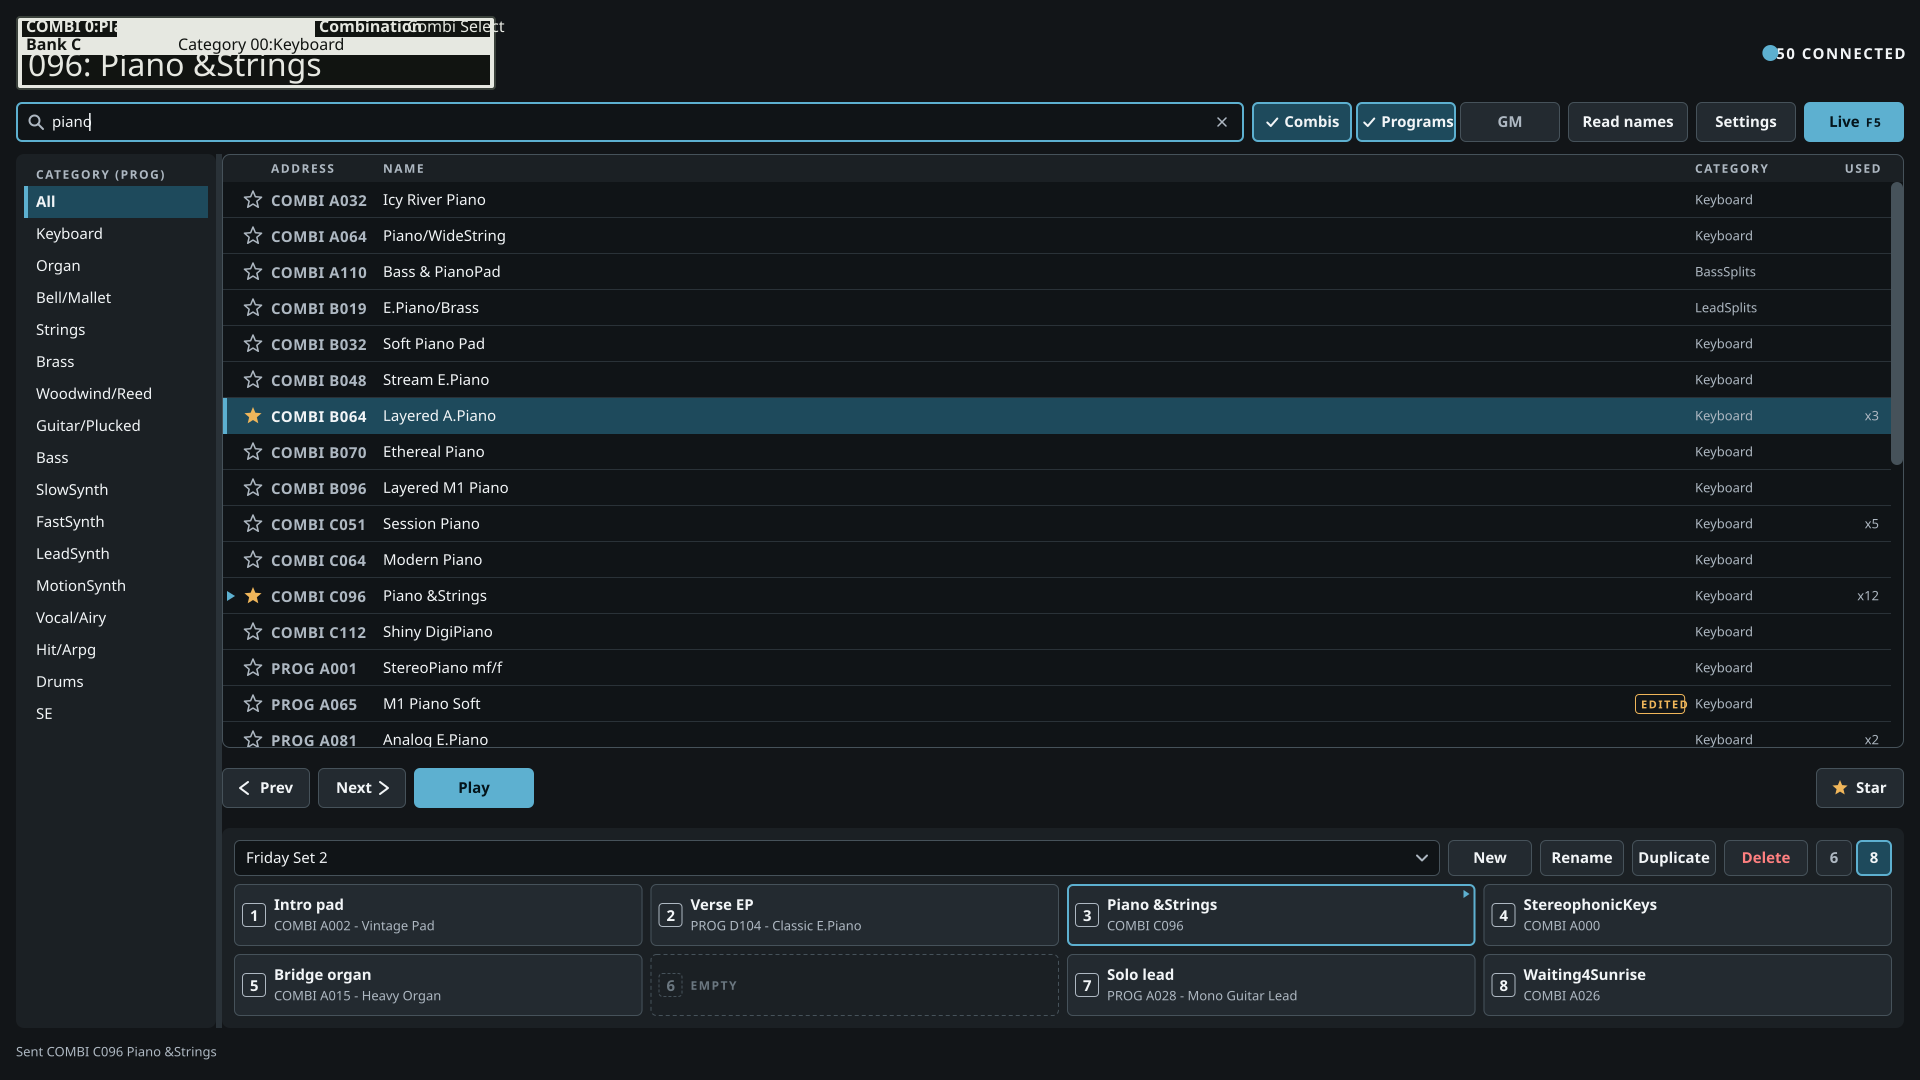

Recreate this plot in Python.
"""Browse view mockup (DESIGN.md section 7). Window client area 1920x1080, 100% scale,
no OS title bar. Search 'piano', Combis + Programs on, GM off."""
import csv
from lib import *

W, H = 1920, 1080
M = 16

PROG_CATS = ['Keyboard', 'Organ', 'Bell/Mallet', 'Strings', 'Brass', 'Woodwind/Reed', 'Guitar/Plucked',
             'Bass', 'SlowSynth', 'FastSynth', 'LeadSynth', 'MotionSynth', 'Vocal/Airy', 'Hit/Arpg',
             'Drums', 'SE']

FAV = {('COMBI', 'B064'), ('PROG', 'B001'), ('COMBI', 'C096')}
USED = {('COMBI', 'C096'): 12, ('COMBI', 'B064'): 3, ('PROG', 'B001'): 7, ('PROG', 'A081'): 2,
        ('COMBI', 'C051'): 5}
EDITED = {('PROG', 'A065'): 'M1 Piano Soft'}
CURRENT = ('COMBI', 'C096')
SELECTED = ('COMBI', 'B064')


def load_rows():
    rows = []
    with open(ROOT + '/data/x50-factory.tsv', encoding='utf-8') as f:
        for ln in f:
            p = ln.rstrip('\n').split('\t')
            kind, bank, num, name, cat = p[0], p[1], p[2], p[3], p[4]
            if bank in ('G', 'g(d)'):
                continue  # GM toggle is off
            if 'piano' not in name.lower():
                continue
            addr = bank + num
            nm = EDITED.get((kind, addr), name)
            rows.append(dict(kind=kind, addr=addr, name=nm, factory=name, cat=cat))
    # catalogue order: COMBI A-C, PROG A-D (G, g(d) hidden here), each by number
    rows.sort(key=lambda r_: (r_['kind'] != 'COMBI', r_['addr'][0], int(r_['addr'][1:])))
    return rows


def button(s, x, y, w, h, label, primary=False, enabled=True, bold=True):
    if primary:
        s.rect(x, y, w, h, fill=C['cyan'], rx=6)
    else:
        s.rect(x, y, w, h, fill=C['panel_raised'], stroke=C['border'], sw=1, rx=6)


def chevron(s, cx, cy, left, col, sw=2):
    d = 4 if left else -4
    s.poly([(cx + d, cy - 6), (cx - d, cy), (cx + d, cy + 6)], stroke=col, sw=sw, close=False, round_=True)


def chk(s, x, y, col):
    s.poly([(x + 1, y + 6.5), (x + 4.5, y + 10), (x + 11, y + 2.5)], stroke=col, sw=2, close=False, round_=True)


def build(outdir):
    log = []
    s = Svg(W, H, C['bg_browse'])
    rows = load_rows()
    log.append('browse: %d matching rows for "piano" (GM excluded), 16 visible' % len(rows))

    # display strip: LCD panel (Pixel Operator, k = 1 at 1x) + connection outside it (DESIGN 7.2)
    import lcd
    SH = 74
    lcd.strip_panel(s, M, M, 1, 'COMBI', 'C096', 'Piano &Strings', 0, 'Keyboard', log)
    label = 'X50 CONNECTED'
    right = W - M
    cyy = M + SH / 2.0
    s.text(right, cyy, label, 'bs', 15, C['text'], anchor='end', trk=1.5)
    tw = adv(label, 'bs', 15, 1.5) - 1.5
    led(s, right - tw - 12 - 8, cyy, 16, True, 3, C['cyan'], C['red'])

    # toolbar ------------------------------------------------------------
    ty = M + 74 + 12
    sw_ = W - 2 * M - (308 + 120 + 100 + 100) - 4 * 8
    s.rect(M, ty, sw_, 40, fill=C['field'], stroke=C['cyan'], sw=2, rx=6)
    # magnifier
    mx, my = M + 12 + 6.5, ty + 20 - 1.5
    s.circle(mx, my, 5, stroke=C['text_dim'], sw=2)
    s.line(mx + 3.6, my + 3.6, mx + 8.5, my + 8.5, C['text_dim'], 2, 'round')
    s.text(M + 36, ty + 20, 'piano', 'ar', 15, C['text'])
    cx = M + 36 + adv('piano', 'ar', 15) + 1
    s.line(cx, ty + 11, cx, ty + 29, C['text'], 1.5)
    # clear x
    qx, qy = M + sw_ - 12 - 20, ty + 10
    s.line(qx + 6, qy + 6, qx + 14, qy + 14, C['text_dim'], 1.5, 'round')
    s.line(qx + 14, qy + 6, qx + 6, qy + 14, C['text_dim'], 1.5, 'round')

    x = M + sw_ + 8
    for lab, on in (('Combis', True), ('Programs', True), ('GM', False)):
        if on:
            s.rect(x, ty, 100, 40, fill=C['sel_row'], stroke=C['cyan'], sw=2, rx=6)
            tw = adv(lab, 'ab', 15)
            tot = 12 + 6 + tw
            x0 = x + (100 - tot) / 2.0
            chk(s, x0, ty + 14, C['text'])
            s.text(x0 + 18, ty + 20, lab, 'ab', 15, C['text'])
        else:
            s.rect(x, ty, 100, 40, fill=C['panel_raised'], stroke=C['border'], sw=1, rx=6)
            s.text(x + 50, ty + 20, lab, 'ab', 15, C['text_dim'], anchor='middle')
        x += 104
    x = M + sw_ + 8 + 308 + 8
    for lab, wd in (('Read names', 120), ('Settings', 100)):
        s.rect(x, ty, wd, 40, fill=C['panel_raised'], stroke=C['border'], sw=1, rx=6)
        s.text(x + wd / 2.0, ty + 20, lab, 'ab', 15, C['text'], anchor='middle')
        x += wd + 8
    s.rect(x, ty, 100, 40, fill=C['cyan'], rx=6)
    lw = adv('Live', 'ab', 15)
    fw = adv('F5', 'bs', 12, 1.5) - 1.5
    x0 = x + (100 - lw - 8 - fw) / 2.0
    s.text(x0, ty + 20, 'Live', 'ab', 15, C['on_cyan'])
    s.text(x0 + lw + 8, ty + 20, 'F5', 'bs', 12, C['on_cyan'], trk=1.5)

    # main area ----------------------------------------------------------
    my0 = ty + 40 + 12            # 144
    mh = H - M - 24 - 12 - my0     # 884
    # category list
    s.rect(M, my0, 200, mh, fill=C['panel'], rx=8)
    s.text(M + 8 + 12, my0 + 8 + 12, 'CATEGORY (PROG)', 'bs', 12, C['text_dim'], trk=1.5)
    cats = ['All'] + PROG_CATS
    ry = my0 + 8 + 24
    for i, c in enumerate(cats):
        if i == 0:
            s.rect(M + 8, ry, 184, 32, fill=C['sel_row'])
            s.rect(M + 8, ry, 4, 32, fill=C['cyan'])
            s.text(M + 8 + 12, ry + 16, c, 'ab', 15, C['text'])
        else:
            s.text(M + 8 + 12, ry + 16, c, 'ar', 15, C['text'])
        ry += 32
    # splitter handle
    s.rect(M + 200, my0, 6, mh, fill=C['line'])

    rx0 = M + 206
    rw = W - M - rx0              # 1682
    lh = mh - 56 - 200 - 24       # 604
    # result list
    s.rect(rx0, my0, rw, lh, fill=C['field'], rx=8)
    s.clip_start(rx0, my0, rw, lh, 8)
    s.rect(rx0, my0, rw, 28, fill=C['panel'])
    inner = rw - 2 - 12
    x0 = rx0 + 1
    hy = my0 + 14
    s.text(x0 + 12 + 36 + 12 - 12 + 0, hy, 'ADDRESS', 'bs', 12, C['text_dim'], trk=1.5)
    s.text(x0 + 12 + 36 + 112, hy, 'NAME', 'bs', 12, C['text_dim'], trk=1.5)
    namew = inner - 24 - (36 + 112 + 60 + 140 + 44)
    cat_x = x0 + 12 + 36 + 112 + namew + 60
    s.text(cat_x, hy, 'CATEGORY', 'bs', 12, C['text_dim'], trk=1.5)
    s.text(cat_x + 140 + 44, hy, 'USED', 'bs', 12, C['text_dim'], anchor='end', trk=1.5)
    y = my0 + 28
    for i in range(16):
        row = rows[i]
        key = (row['kind'], row['addr'])
        sel = key == SELECTED
        if sel:
            s.rect(x0, y, inner, 36, fill=C['sel_row'])
            s.rect(x0, y, 4, 36, fill=C['cyan'])
        elif i < 15:
            s.rect(x0, y + 35, inner, 1, fill=C['line'])
        cy = y + 18
        if key == CURRENT:
            s.poly([(x0 + 4, cy - 5), (x0 + 12, cy), (x0 + 4, cy + 5)], fill=C['cyan'])
        star(s, x0 + 12 + 18, cy, 9, fill=C['amber'] if key in FAV else None,
             stroke=None if key in FAV else C['text_dim'], sw=1.5)
        ax = x0 + 12 + 36
        s.text(ax, cy, '%s %s' % (row['kind'], row['addr']), 'bs', 15, C['text'] if sel else C['text_dim'], trk=0.5)
        nx = ax + 112
        s.text(nx, cy, row['name'], 'ar', 15, C['text'])
        if row['factory'] != row['name']:
            px = x0 + 12 + 36 + 112 + namew
            pw = adv('EDITED', 'bs', 11, 1.5) - 1.5 + 12
            s.rect(px, cy - 10, pw, 20, stroke=C['amber'], sw=1, rx=4)
            s.text(px + 6, cy, 'EDITED', 'bs', 11, C['amber'], trk=1.5)
        s.text(cat_x, cy, row['cat'], 'ar', 13, C['text_dim'])
        u = USED.get(key)
        if u:
            s.text(cat_x + 140 + 44, cy, 'x%d' % u, 'ar', 13, C['text_dim'], anchor='end')
        y += 36
    # scrollbar handle: 16 of N rows
    track = lh - 28
    hh = track * 16.0 / len(rows)
    s.rect(rx0 + rw - 1 - 12, my0 + 28, 12, hh, fill=C['border'], rx=6)
    s.clip_end()
    s.rect(rx0, my0, rw, lh, stroke=C['border'], sw=1, rx=8)

    # transport bar ------------------------------------------------------
    tby = my0 + lh + 12
    by = tby + 8
    s.rect(rx0, by, 88, 40, fill=C['panel_raised'], stroke=C['border'], sw=1, rx=6)
    chevron(s, rx0 + 22, by + 20, True, C['text'])
    s.text(rx0 + 38, by + 20, 'Prev', 'ab', 15, C['text'])
    nx = rx0 + 96
    s.rect(nx, by, 88, 40, fill=C['panel_raised'], stroke=C['border'], sw=1, rx=6)
    s.text(nx + 18, by + 20, 'Next', 'ab', 15, C['text'])
    chevron(s, nx + 88 - 22, by + 20, False, C['text'])
    px = nx + 96
    s.rect(px, by, 120, 40, fill=C['cyan'], rx=6)
    s.text(px + 60, by + 20, 'Play', 'ab', 15, C['on_cyan'], anchor='middle')
    sx = rx0 + rw - 88
    s.rect(sx, by, 88, 40, fill=C['panel_raised'], stroke=C['border'], sw=1, rx=6)
    star(s, sx + 24, by + 20, 8, fill=C['amber'])
    s.text(sx + 40, by + 20, 'Star', 'ab', 15, C['text'])

    # set editor ---------------------------------------------------------
    sey = tby + 56 + 12
    s.rect(rx0, sey, rw, 200, fill=C['panel'], rx=8)
    ix, iy, iw = rx0 + 12, sey + 12, rw - 24
    btn_w = [84, 84, 84, 84]
    pick_w = iw - sum(btn_w) - 76 - 5 * 8
    s.rect(ix, iy, pick_w, 36, fill=C['field'], stroke=C['border'], sw=1, rx=6)
    s.text(ix + 12, iy + 18, 'Friday Set 2', 'ar', 15, C['text'])
    chevron_down(s, ix + pick_w - 18, iy + 18)
    x = ix + pick_w + 8
    for lab in ('New', 'Rename', 'Duplicate', 'Delete'):
        s.rect(x, iy, 84, 36, fill=C['panel_raised'], stroke=C['border'], sw=1, rx=6)
        s.text(x + 42, iy + 18, lab, 'ab', 15, C['red'] if lab == 'Delete' else C['text'], anchor='middle')
        x += 92
    # size toggle 6 | 8 (8 on)
    s.rect(x, iy, 36, 36, fill=C['panel_raised'], stroke=C['border'], sw=1, rx=6)
    s.text(x + 18, iy + 18, '6', 'ab', 15, C['text_dim'], anchor='middle')
    s.rect(x + 40, iy, 36, 36, fill=C['sel_row'], stroke=C['cyan'], sw=2, rx=6)
    s.text(x + 58, iy + 18, '8', 'ab', 15, C['text'], anchor='middle')

    gy = iy + 36 + 8
    cw = (iw - 3 * 8) / 4.0
    from live import SET8
    for i, sl in enumerate(SET8):
        c, rr = i % 4, i // 4
        cx_ = ix + c * (cw + 8)
        cy_ = gy + rr * (62 + 8)
        if not sl:
            s.rect(cx_, cy_, cw, 62, stroke=C['border'], sw=1, rx=6, dash=(4, 3))
            s.rect(cx_ + 8, cy_ + 19, 24, 24, stroke=C['border'], sw=1, rx=4, dash=(3, 2))
            s.text(cx_ + 20, cy_ + 31, str(i + 1), 'bs', 15, C['disabled_text'], anchor='middle', trk=0.5)
            s.text(cx_ + 40, cy_ + 31, 'EMPTY', 'bs', 12, C['disabled_text'], trk=1.5)
            continue
        selc = (i == 2)
        s.rect(cx_, cy_, cw, 62, fill=C['panel_raised'], rx=6)
        if selc:
            s.rect(cx_, cy_, cw, 62, stroke=C['cyan'], sw=2, rx=6)
        else:
            s.rect(cx_, cy_, cw, 62, stroke=C['border'], sw=1, rx=6)
        s.rect(cx_ + 8, cy_ + 19, 24, 24, stroke=C['text_dim'], sw=1, rx=4)
        s.text(cx_ + 20, cy_ + 31, str(i + 1), 'bs', 15, C['text'], anchor='middle', trk=0.5)
        l1 = sl['label'] or sl['name']
        addr = '%s %s' % (sl['kind'], sl['addr'])
        l2 = addr + ' - ' + sl['name'] if sl['label'] else addr
        s.text(cx_ + 40, cy_ + 21, l1, 'ab', 15, C['text'])
        s.text(cx_ + 40, cy_ + 42, l2, 'ar', 13, C['text_dim'])
        if (sl['kind'], sl['addr']) == CURRENT:
            s.poly([(cx_ + cw - 6 - 6, cy_ + 6), (cx_ + cw - 6, cy_ + 10), (cx_ + cw - 12, cy_ + 14)], fill=C['cyan'])

    # status line --------------------------------------------------------
    s.text(M, H - M - 12, 'Sent COMBI C096 Piano &Strings', 'ar', 13, C['text_dim'])
    s.save(outdir + '/browse.svg')
    return log


def chevron_down(s, cx, cy):
    s.poly([(cx - 5, cy - 2.5), (cx, cy + 2.5), (cx + 5, cy - 2.5)], stroke=C['text_dim'], sw=2,
           close=False, round_=True)
